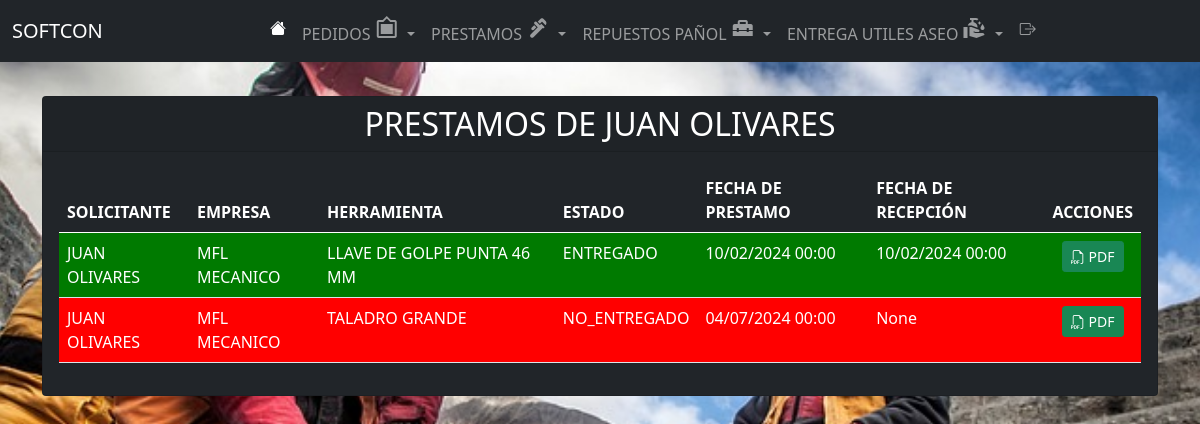
The page /lista_prestamos_obrero/17/ (signed in) on the database as committed earlier.
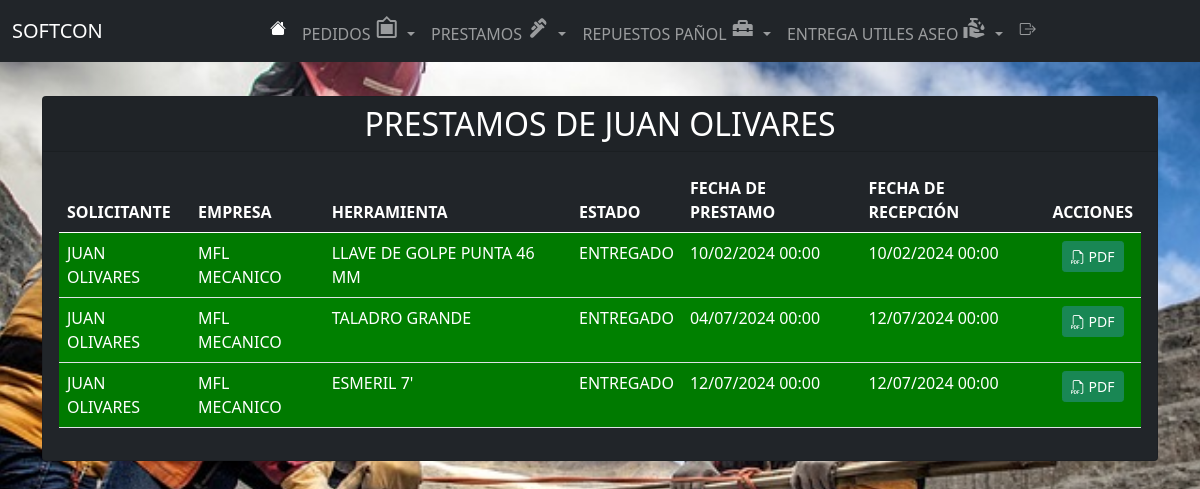
The same page on the database as committed later.
### app/models.py (models this page shows)
class Prestamo(models.Model):
    STATUS_CHOICES = [
        ('ENTREGADO', 'Entregado'),
        ('NO_ENTREGADO', 'No Entregado'),
    ]
    nombre_solicitante = models.ForeignKey(Obrero, related_name="prestamo", on_delete=models.CASCADE, verbose_name="Obrero")
    empresa = models.ForeignKey(Empresa, related_name="prestamo", on_delete=models.CASCADE, verbose_name="empresa")
    herramienta = models.ForeignKey(Herramienta, related_name="prestamo", on_delete=models.CASCADE, verbose_name="Herramienta")
    status = models.CharField(max_length=20, choices=STATUS_CHOICES, default='NO_ENTREGADO')
    fecha_creacion = models.DateField(auto_now_add=True)
    fecha_recepcion = models.DateField(null=True, blank=True)

class Obrero(models.Model):
    nombre = models.CharField(max_length=100)
    def __str__(self):
        return self.nombre

class Empresa(models.Model):
    nombre = models.CharField(max_length=100)
    def __str__(self):
        return self.nombre

class Herramienta(models.Model):
    nombre = models.CharField(max_length=100)
    def __str__(self):
        return self.nombre

### app/views.py (the view)
# urls.py: path('lista_prestamos_obrero/<int:obrero_id>/', lista_prestamos_obrero, name='lista_prestamos_obrero'),
@login_required
def lista_prestamos_obrero(request, obrero_id):
    obrero = get_object_or_404(Obrero, id=obrero_id)
    prestamos_obrero = Prestamo.objects.filter(nombre_solicitante=obrero)
    paginator = Paginator(prestamos_obrero,5)
    page = request.GET.get('page')
    prestamos_pagina = paginator.get_page(page)
    for prestamo in prestamos_pagina:
        prestamo.fecha_creacion_formatted = prestamo.fecha_creacion.strftime("%d/%m/%Y %H:%M")
        prestamo.fecha_recepcion_formatted = prestamo.fecha_recepcion.strftime("%d/%m/%Y %H:%M") if prestamo.fecha_recepcion else None
    return render(request, 'app/lista_prestamos_obrero.html', {'obrero': obrero, 'prestamos_obrero': prestamos_pagina})

### app/templates/app/lista_prestamos_obrero.html
{% extends 'app/base.html' %}
{% block content %}
<br><br>
<br><br>
<div class="container">
    <div class="row justify-content-center">
        <div class="col-12">
            <div class="card bg-dark text-white">
                <h2 class="card-header text-center">PRESTAMOS DE {{ obrero.nombre }}</h2>
                <div class="card-body">
                    <div class="table-responsive">
                        <table class="table table-striped table-hover">
                            <thead>
                                <tr>
                                    <th class="text-white">SOLICITANTE</th>
                                    <th class="text-white">EMPRESA</th>
                                    <th class="text-white">HERRAMIENTA</th>
                                    <th class="text-white">ESTADO</th>
                                    <th class="text-white">FECHA DE PRESTAMO</th>
                                    <th class="text-white">FECHA DE RECEPCIÓN</th>
                                    <th class="text-white">ACCIONES</th>
                                </tr>
                            </thead>
                            <tbody>
                                {% for prestamo in prestamos_obrero %}
                                    <tr style="background-color: {% if prestamo.status == 'ENTREGADO' %}green{% else %}red{% endif %}; color: white;">
                                        <td>{{ prestamo.nombre_solicitante }}</td>
                                        <td>{{ prestamo.empresa }}</td>
                                        <td>{{ prestamo.herramienta }}</td>
                                        <td>{{ prestamo.status }}</td>
                                        <td>{{ prestamo.fecha_creacion_formatted }}</td>
                                        <td>{{ prestamo.fecha_recepcion_formatted }}</td>
                                        <td class="text-center">
                                            <a href="{% url 'generar_pdf_prestamo' obrero_id=prestamo.nombre_solicitante.id %}" class="btn btn-success btn-sm">
                                              <i class="bi bi-filetype-pdf"></i> PDF
                                            </a>
                                        </td>
                                    </tr>
                                {% endfor %}
                            </tbody>
                        </table>
                    </div>
                </div>
            </div>
        </div>
    </div>
</div>
{% endblock %}

Rows that differ between the two databases and show on the page:
changed Prestamo "TALADRO GRANDE": status "NO_ENTREGADO" → "ENTREGADO"; fecha_recepcion_formatted "None" → "12/07/2024 00:00"
added Prestamo: nombre_solicitante "JUAN OLIVARES", empresa "MFL MECANICO", herramienta "ESMERIL 7'", status "ENTREGADO", fecha_creacion_formatted "12/07/2024 00:00", fecha_recepcion_formatted "12/07/2024 00:00"
